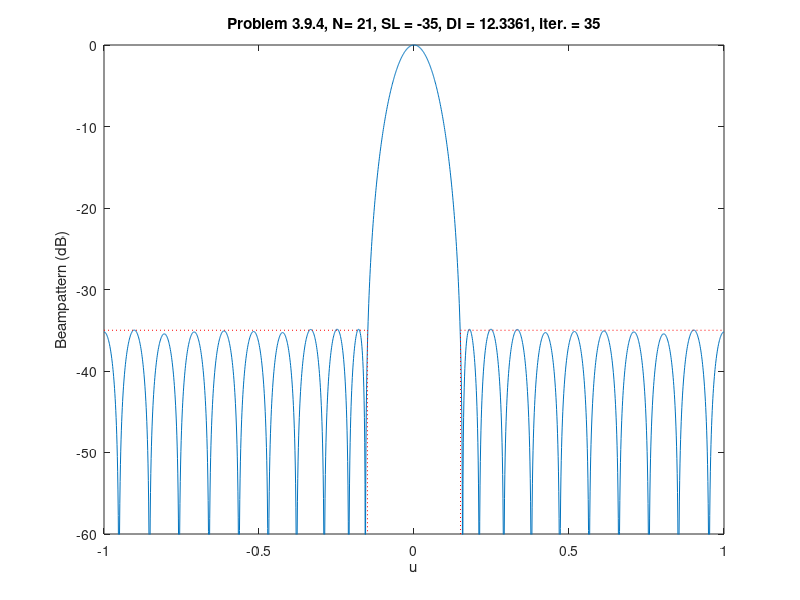
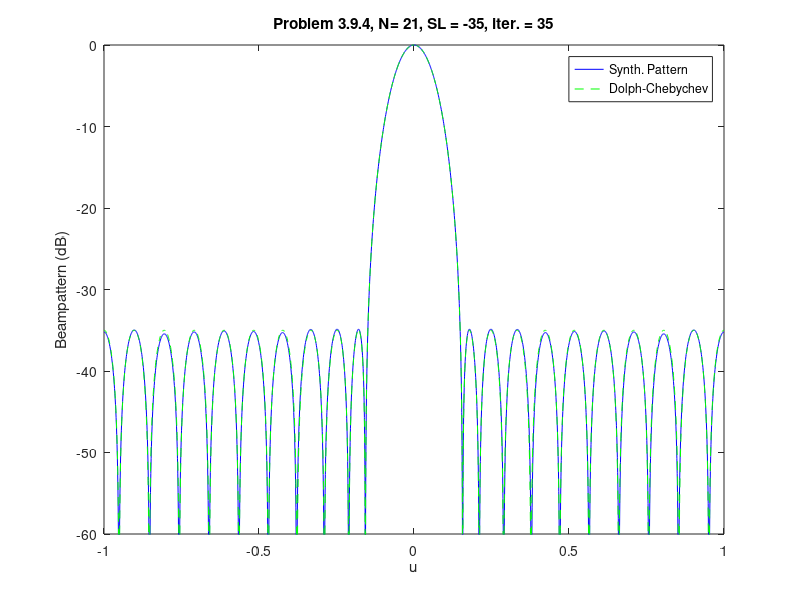

MATLAB code for these plots, in order:
%%%%%%%%%%%%%%%%%%%%%%%%%%%%%%%%
% problem 3.9.4
% K. Bell 9/29/00
%%%%%%%%%%%%%%%%%%%%%%%%%%%%%%%%
clear all
close all

N = 21;                         % number of elements            
d = 0.5;                        % spacing wrt lambda
D = [-(N-1)/2:1:(N-1)/2]'*d;     % positions 

% steering direction
uT = 0 ;                         
vT = exp(j*2*pi*D*uT);

% design parameters
SLLdb = -35;
SLL = 10^(SLLdb/10);   % sidelobe level
alpha = 0.15;           % gain factor
lambda0 = 1;           % initial loading level
errtol = 0.1;          % error tolerance in dB

Delta = 0.01;          % sector width

% Left side of mainlobe
uleft = [-1+Delta/2:Delta:-1/(N*d)];    % sector centers
vleft = exp(j*2*pi*D*uleft);        % array response at sector centers
nl = length(uleft);                 % number of sectors
lambdaleft = ones(1,nl)*lambda0;    % initial loading levels

uleftedge = uleft+Delta/2;               % sector boundaries
vleftedge = exp(j*2*pi*D*uleftedge);     % array response vector at boundaries
dleftedge = (j*2*pi*D*ones(1,nl)).*exp(j*2*pi*D*uleftedge); % derivative vector 

% Right side of mainlobe
uright = -fliplr(uleft);            % sector centers
vright = exp(j*2*pi*D*uright);      % array response at sector centers
nr = length(uright);                % number of sectors
lambdaright = ones(1,nr)*lambda0;   % initial loading levels

urightedge = uright-Delta/2;             % sector boundaries
vrightedge = exp(j*2*pi*D*urightedge);   % array response at sector boundaries
drightedge = (j*2*pi*D*ones(1,nr)).*exp(j*2*pi*D*urightedge); % derivative vector

DelP = ones(N,1)*D'-D*ones(1,N);    % Dmn = pm-pn
A = sinc(2*DelP);                   
Qd = Delta*sinc(DelP*Delta); 

AQ = A;
for n=1:nl
   AQ = AQ+lambda0*(vleft(:,n)*vleft(:,n)').*Qd;
end
for n=1:nr
   AQ = AQ+lambda0*(vright(:,n)*vright(:,n)').*Qd;
end

w = inv(AQ)*vT*inv(vT'*inv(AQ)*vT);
uu = [-1:0.001:1];
vv = exp(j*2*pi*D*uu);

figure(1)
plot(uu,20*log10(abs(w'*vv)))
hold on
axis([-1 1 -60 0])
xlabel('u')
ylabel('Beampattern (dB)')

% adjust sidelobe sectors
wv = w'*vleftedge;
wd = w'*dleftedge;
BL = abs(wv).^2;       % BP at sector edges
DL = 2*real(wd.*wv);   % derivative of BP at sector edges   
n=nl;
while BL(n)>SLL & DL(n)>0           % In main beam if beam pattern>SLL and increasing
   n=n-1;
   uleft = uleft(1:n);
   uleftedge = uleftedge(1:n);
   vleft = vleft(:,1:n);
   vleftedge = vleftedge(:,1:n);
   dleftedge = dleftedge(:,1:n);
   lambdaleft = lambdaleft(1:n);
end      
nl = n;
plot([-1 uleftedge(nl) uleftedge(nl)],[SLLdb SLLdb -60],':r')

wv = w'*vrightedge;
wd = w'*drightedge;
BL = abs(wv).^2;       % BP at sector edge
DL = 2*real(wd.*wv);   % derivative of BP at sector edge
n=nr;
while BL(nr-n+1)>SLL & DL(nr-n+1)<0 % In main beam if beam pattern>SLL and decreasing
 
   uright = uright(2:n);
   urightedge = urightedge(2:n);
   vright = vright(:,2:n);
   vrightedge = vrightedge(:,2:n);
   drightedge = drightedge(:,2:n);
   lambdaright = lambdaright(2:n);
   n=n-1;
end      
nr = n;
plot([urightedge(1) urightedge(1) 1],[-60 SLLdb SLLdb],':r')
axis([-1 1 -60 0])
it = 1;
hold off
DI = -10*log10(abs(w'*w));
title(['Problem 3.9.4, N= ' int2str(N) ', SL = ' num2str(SLLdb) ', DI = ' num2str(DI) ', iter. = ' int2str(it)])

B = zeros(1,nl+nr);
for n=1:nl
   wT = w.*conj(vleft(:,n));
   B(n) = real(wT'*Qd*wT);                 % average BP 'error' from 0 in sector
end
for n=1:nr
   wT = w.*conj(vright(:,n));
   B(nl+n) = real(wT'*Qd*wT);              % average BP 'error' from 0 in sector
end
Pdiff = 10*log10(B)-10*log10(SLL*Delta);   % excess above SLL*Delta in dB                   
err = max(Pdiff);

while err>errtol
   it = it+1;
   deltaleft = alpha*lambdaleft.*(Pdiff(1:nl)>0);           % increase loading where constraint not met
   deltaright = alpha*lambdaright.*(Pdiff(nl+1:nl+nr)>0);   % increase loading where constraint not met
   lambdaleft = lambdaleft+deltaleft;
   lambdaright = lambdaright+deltaright;
   for n=1:nl
      AQ = AQ+deltaleft(n)*(vleft(:,n)*vleft(:,n)').*Qd;
   end
   for n=1:nr
      AQ = AQ+deltaright(n)*(vright(:,n)*vright(:,n)').*Qd;
   end
   w = inv(AQ)*vT*inv(vT'*inv(AQ)*vT);
   
   plot(uu,20*log10(abs(w'*vv)))
   hold on
   
   % adjust left hand sidelobe sectors
   wv = w'*vleftedge;
   wd = w'*dleftedge;
   BL = abs(wv).^2;       % BP at sector edge
   DL = 2*real(wd.*wv);   % derivative of BP at sector edge
   
   n=nl;
   while BL(n)>SLL & DL(n)>0          % In main beam if beam pattern>SLL and increasing
      n=n-1;                          
      uleft = uleft(1:n);
      uleftedge = uleftedge(1:n);
      vleft = vleft(:,1:n);
      vleftedge = vleftedge(:,1:n);
      dleftedge = dleftedge(:,1:n);
      lambdaleft = lambdaleft(1:n);
   end      
   nl = n;
   
   wv = w'*vrightedge;
   wd = w'*drightedge;
   BL = abs(wv).^2;       % BP at sector edge
   DL = 2*real(wd.*wv);   % derivative of BP at sector edge
   n=nr;
   while BL(nr-n+1)>SLL & DL(nr-n+1)<0 % In main beam if beam pattern>SLL and decreasing
      uright = uright(2:n);
      urightedge = urightedge(2:n);
      vright = vright(:,2:n);
      vrightedge = vrightedge(:,2:n);
      drightedge = drightedge(:,2:n);
      lambdaright = lambdaright(2:n);
      n=n-1;
   end      
   nr = n;
   
   plot([-1 uleftedge(nl) uleftedge(nl)],[SLLdb SLLdb -60],':r')
   plot([urightedge(1) urightedge(1) 1],[-60 SLLdb SLLdb],':r')
   axis([-1 1 -60 0])
   xlabel('u')
   ylabel('Beampattern (dB)')
   DI = -10*log10(abs(w'*w));
   title(['Problem 3.9.4, N= ' int2str(N) ', SL = ' num2str(SLLdb) ', DI = ' num2str(DI) ', iter. = ' int2str(it)])

   hold off
   
   
   B = zeros(1,nl+nr);
   for n=1:nl
      wT = w.*conj(vleft(:,n));
      B(n) = real(wT'*Qd*wT);                 % average BP 'error' from 0 in sector
   end
   for n=1:nr
      wT = w.*conj(vright(:,n));
      B(nl+n) = real(wT'*Qd*wT);              % average BP 'error' from 0 in sector
   end
   Pdiff = 10*log10(B)-10*log10(SLL*Delta);  % excess above SLL*Delta in dB                   
   err = max(Pdiff);
   drawnow
end
DI
u2 = [0:0.0001:0.2];
n2 = length(u2);
v2 = exp(j*2*pi*D*u2);
B2 = real(w'*v2);
[b,g] = find(abs(B2(2:n2-1))<abs(B2(1:n2-2))&abs(B2(2:n2-1))<abs(B2(3:n2)));
gmin = min(g);
NULL = u2(gmin);
BWNN = 2*NULL

% compute Dolph-Chebychev weights
R = 10^(-SLLdb/20);
x0 = cosh(acosh(R)/(N-1));
p = [1:1:N-1];
wt = poly(exp(j*2*acos(cos((2*p-1)*pi/(2*(N-1)))/x0))).';
wdc = wt/sum(wt);
DIdc = -10*log10(abs(wdc'*wdc))
BWNNdc = (2/(pi*d))*acos(cos(pi/(2*(N-1)))/x0)


figure
plot(uu,20*log10(abs(w'*vv)),'b')
hold on
plot(uu,20*log10(abs(wdc'*vv)),'--g')
axis([-1 1 -60 0])
xlabel('u')
ylabel('Beampattern (dB)')
title(['Problem 3.9.4, N= ' int2str(N) ', SL = ' num2str(SLLdb) ', iter. = ' int2str(it)])
legend('Synth. Pattern','Dolph-Chebychev')
